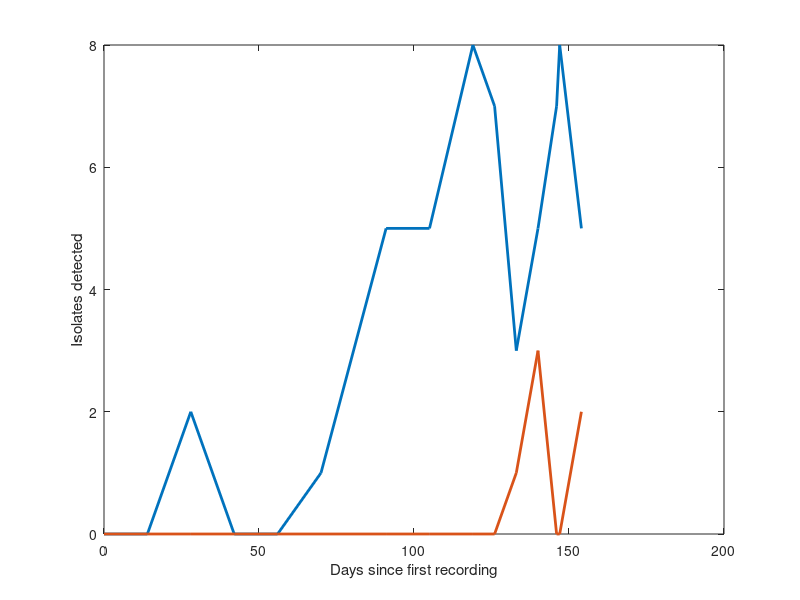

Reproduce this figure in MATLAB. (Note: this script raises an error after producing the figure.)
% %%%%%%%%%%%%%%%%%%%%%%%%%%%%%%%%%%%%%%%%%%%%%%%%%%%%%%%%%%%%%%%%%%%%%%%
% Provide a plot of Beckton's cases of both Sabin-like and VDPV cases in
% sewage during 2022
% %%%%%%%%%%%%%%%%%%%%%%%%%%%%%%%%%%%%%%%%%%%%%%%%%%%%%%%%%%%%%%%%%%%%%%%

%Vector containing Sabin-like cases
SL = [0,0;14,0;28,2;42,0;56,0;70,1;91,5;105,5;119,8;126,7;133,3;140,5;146,7;147,8;154,5];
cVDPV = [0,0;14,0;28,0;42,0;56,0;70,0;91,0;105,0;119,0;126,0;133,1;140,3;146,0;147,0;154,2];

figure(1)
plot(SL(:,1),SL(:,2),'linewidth',2)
hold on
plot(cVDPV(:,1),cVDPV(:,2),'linewidth',2)
xlabel('Days since first recording')
ylabel('Isolates detected')
%title('Vaccine-like and cVDPV isolates detected in sewage data in Beckton recorded from 11 Jan 2022')
legend('Vaccine-Like','cVDPV','location','north west')